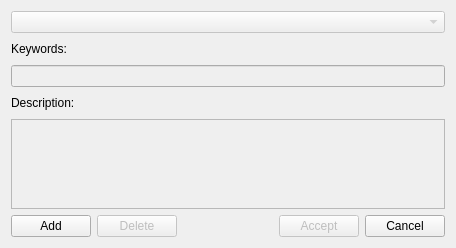
<ui version="4.0"  >
 <class>ExtraDescWidget</class>
 <widget class="QWidget" name="ExtraDescWidget" >
  <property name="geometry" >
   <rect>
    <x>0</x>
    <y>0</y>
    <width>456</width>
    <height>248</height>
   </rect>
  </property>
  <property name="windowTitle" >
   <string>Extra Description</string>
  </property>
  <layout class="QVBoxLayout" >
   <item>
    <widget class="QComboBox" name="navigationComboBox" >
     <property name="enabled" >
      <bool>false</bool>
     </property>
     <property name="sizePolicy" >
      <sizepolicy vsizetype="Fixed" hsizetype="Expanding" >
       <horstretch>0</horstretch>
       <verstretch>0</verstretch>
      </sizepolicy>
     </property>
     <property name="focusPolicy" >
      <enum>Qt::WheelFocus</enum>
     </property>
    </widget>
   </item>
   <item>
    <layout class="QHBoxLayout" >
     <property name="rightMargin" >
      <number>0</number>
     </property>
     <property name="leftMargin" >
      <number>0</number>
     </property>
     <property name="topMargin" >
      <number>0</number>
     </property>
     <property name="bottomMargin" >
      <number>0</number>
     </property>
     <item>
      <widget class="QLabel" name="label" >
       <property name="text" >
        <string>Keywords:</string>
       </property>
      </widget>
     </item>
     <item>
      <spacer>
       <property name="orientation" >
        <enum>Qt::Horizontal</enum>
       </property>
       <property name="sizeHint" >
        <size>
         <width>40</width>
         <height>20</height>
        </size>
       </property>
      </spacer>
     </item>
    </layout>
   </item>
   <item>
    <widget class="QLineEdit" name="keywordsEdit" >
     <property name="enabled" >
      <bool>false</bool>
     </property>
     <property name="focusPolicy" >
      <enum>Qt::StrongFocus</enum>
     </property>
    </widget>
   </item>
   <item>
    <layout class="QHBoxLayout" >
     <property name="rightMargin" >
      <number>0</number>
     </property>
     <property name="leftMargin" >
      <number>0</number>
     </property>
     <property name="topMargin" >
      <number>0</number>
     </property>
     <property name="bottomMargin" >
      <number>0</number>
     </property>
     <item>
      <widget class="QLabel" name="label_2" >
       <property name="text" >
        <string>Description:</string>
       </property>
      </widget>
     </item>
     <item>
      <spacer>
       <property name="orientation" >
        <enum>Qt::Horizontal</enum>
       </property>
       <property name="sizeHint" >
        <size>
         <width>40</width>
         <height>20</height>
        </size>
       </property>
      </spacer>
     </item>
    </layout>
   </item>
   <item>
    <widget class="QTextEdit" name="descriptionEdit" >
     <property name="enabled" >
      <bool>false</bool>
     </property>
     <property name="focusPolicy" >
      <enum>Qt::WheelFocus</enum>
     </property>
    </widget>
   </item>
   <item>
    <layout class="QHBoxLayout" >
     <property name="rightMargin" >
      <number>0</number>
     </property>
     <property name="leftMargin" >
      <number>0</number>
     </property>
     <property name="topMargin" >
      <number>0</number>
     </property>
     <property name="bottomMargin" >
      <number>0</number>
     </property>
     <item>
      <widget class="QPushButton" name="addButton" >
       <property name="focusPolicy" >
        <enum>Qt::StrongFocus</enum>
       </property>
       <property name="text" >
        <string>Add</string>
       </property>
      </widget>
     </item>
     <item>
      <widget class="QPushButton" name="deleteButton" >
       <property name="enabled" >
        <bool>false</bool>
       </property>
       <property name="focusPolicy" >
        <enum>Qt::StrongFocus</enum>
       </property>
       <property name="text" >
        <string>Delete</string>
       </property>
      </widget>
     </item>
     <item>
      <spacer>
       <property name="orientation" >
        <enum>Qt::Horizontal</enum>
       </property>
       <property name="sizeHint" >
        <size>
         <width>40</width>
         <height>20</height>
        </size>
       </property>
      </spacer>
     </item>
     <item>
      <widget class="QPushButton" name="acceptButton" >
       <property name="enabled" >
        <bool>false</bool>
       </property>
       <property name="focusPolicy" >
        <enum>Qt::StrongFocus</enum>
       </property>
       <property name="text" >
        <string>Accept</string>
       </property>
      </widget>
     </item>
     <item>
      <widget class="QPushButton" name="cancelButton" >
       <property name="focusPolicy" >
        <enum>Qt::StrongFocus</enum>
       </property>
       <property name="text" >
        <string>Cancel</string>
       </property>
      </widget>
     </item>
    </layout>
   </item>
  </layout>
 </widget>
 <resources/>
 <connections/>
</ui>
